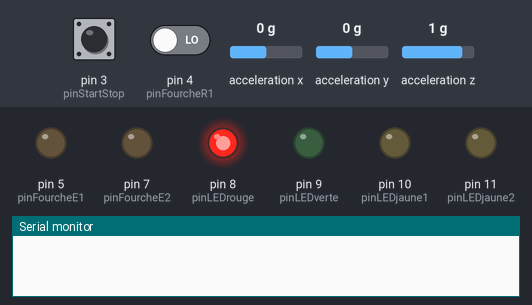
Bench run of a sketch on a simulated Arduino Uno, built with avr-gcc and run on an emulated ATmega328P. Parts: output pins drawn as LEDs (lit = HIGH), the last lines printed to the serial monitor. Inputs (shaded band) come from the test bench; at power-on: pin 3 (pinStartStop) LOW, pin 4 (pinFourcheR1) LOW, acceleration x 0 g, acceleration y 0 g, acceleration z 1 g.

Above: at 1.2 s.
1.3 s: pin 3 (pinStartStop) pulled HIGH for 0.15 s
At 2.5 s:
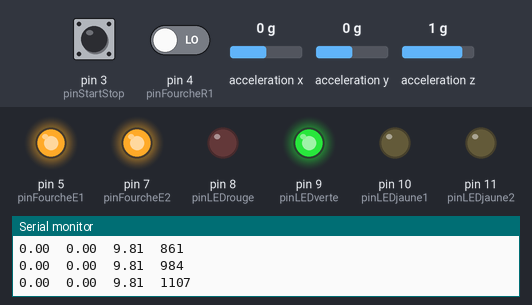
2.9 s: pin 4 (pinFourcheR1) driven HIGH
At 3.9 s:
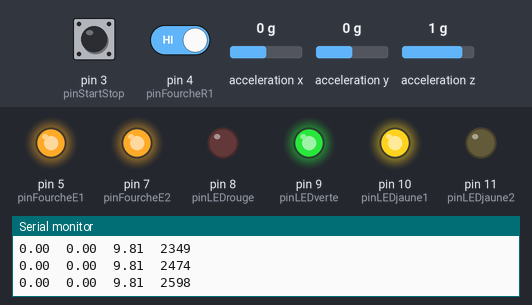
10.4 s: pin 3 (pinStartStop) pulled HIGH for 1 s
At 11.5 s:
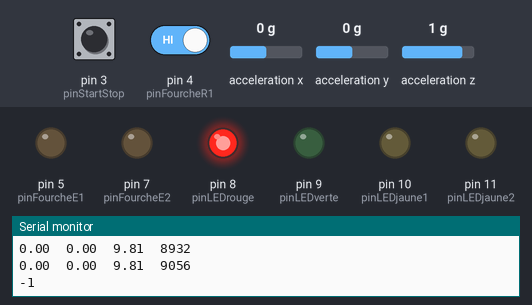
12.9 s: pin 3 (pinStartStop) pulled HIGH for 3.2 s
At 13.7 s:
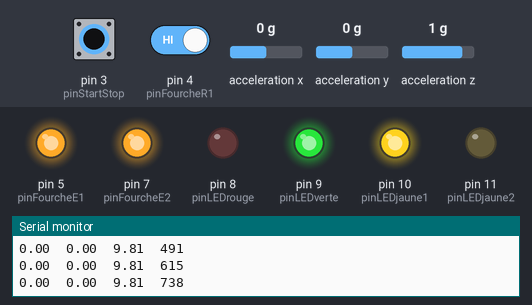
Timing chart, 0 to 15.9 s (numbered marks = the images above; inputs shaded):
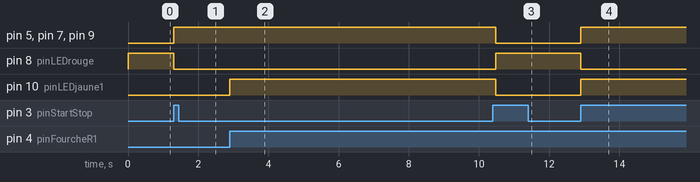

The sketch:

Accelerometre.ino
```cpp
#include <Wire.h>
#include <Adafruit_MMA8451.h>
#include <Adafruit_Sensor.h>

Adafruit_MMA8451 mma = Adafruit_MMA8451();

// Fourche Optique
const int pinStartStop = 3;
const int pinFourcheR1  = 4;
const int pinFourcheE1  = 5;
const int pinFourcheR2  = 6;
const int pinFourcheE2  = 7;
const int pinLEDrouge  = 8;
const int pinLEDverte  = 9;
const int pinLEDjaune1  = 10;
const int pinLEDjaune2  = 11;

boolean actif;
int t0;
int oldStartStop;

void configurationAttente(){
  digitalWrite(pinLEDrouge, HIGH);
  digitalWrite(pinLEDverte, LOW);
  digitalWrite(pinLEDjaune1, LOW);
  digitalWrite(pinLEDjaune2, LOW);
  digitalWrite(pinFourcheE1, LOW);
  digitalWrite(pinFourcheE2, LOW);
  actif = false;
  oldStartStop = LOW;
}

void setup(void) {
  Serial.begin(9600);

//Fourche Optique
  pinMode(pinStartStop, INPUT);
  pinMode(pinFourcheR1,  INPUT);
  pinMode(pinFourcheE1,  OUTPUT);
  pinMode(pinFourcheR2,  INPUT);
  pinMode(pinFourcheE2,  OUTPUT);
  pinMode(pinLEDrouge,  OUTPUT);
  pinMode(pinLEDverte,  OUTPUT);
  pinMode(pinLEDjaune1,  OUTPUT);
  pinMode(pinLEDjaune2,  OUTPUT);
  configurationAttente();

//Accéléromètre
  if (! mma.begin()) {
    Serial.println("Couldnt start");
    while (1);
  }
  mma.setRange(MMA8451_RANGE_2_G);
}

void loop() {

  int Fourche1;
  int Fourche2;
  int StartStop;
  int t1;
  int t2;

  StartStop = digitalRead(pinStartStop);

  if (StartStop == HIGH && oldStartStop == LOW){
    t0 = millis();
    if (actif == false){
      digitalWrite(pinLEDrouge, LOW);
      digitalWrite(pinLEDverte, HIGH);
      digitalWrite(pinLEDjaune1, LOW);
      digitalWrite(pinLEDjaune2, LOW);
      digitalWrite(pinFourcheE1, HIGH);
      digitalWrite(pinFourcheE2, HIGH);
      actif = true;
    }
    else{
      configurationAttente();
      Serial.println(-1);
    }
  }
  oldStartStop = StartStop;

  if (actif){

  sensors_event_t event;
  mma.getEvent(&event);

  Fourche1 = digitalRead(pinFourcheR1);
  t1 = millis();
  digitalWrite(pinLEDjaune1, Fourche1);

  Serial.print(event.acceleration.x); Serial.print("\t");
  Serial.print(event.acceleration.y); Serial.print("\t");
  Serial.print(event.acceleration.z); Serial.print("\t");
  Serial.print(t1-t0); Serial.print("\t");
  Serial.println();
  Serial.flush();
  delay(100);
  }
}
```

Measured:
- after the input at 1.3 s, pin 5 (pinFourcheE1), pin 7 (pinFourcheE2), pin 9 (pinLEDverte): LOW → HIGH at once; pin 8 (pinLEDrouge): HIGH → LOW at once
- after the input at 2.9 s, pin 10 (pinLEDjaune1): LOW → HIGH at once
- after the input at 10.4 s, pin 5 (pinFourcheE1), pin 7 (pinFourcheE2), pin 9 (pinLEDverte), pin 10 (pinLEDjaune1): HIGH → LOW after 0.08 s; pin 8 (pinLEDrouge): LOW → HIGH after 0.08 s
- after the input at 12.9 s, pin 5 (pinFourcheE1), pin 7 (pinFourcheE2), pin 9 (pinLEDverte), pin 10 (pinLEDjaune1): LOW → HIGH at once; pin 8 (pinLEDrouge): HIGH → LOW at once
